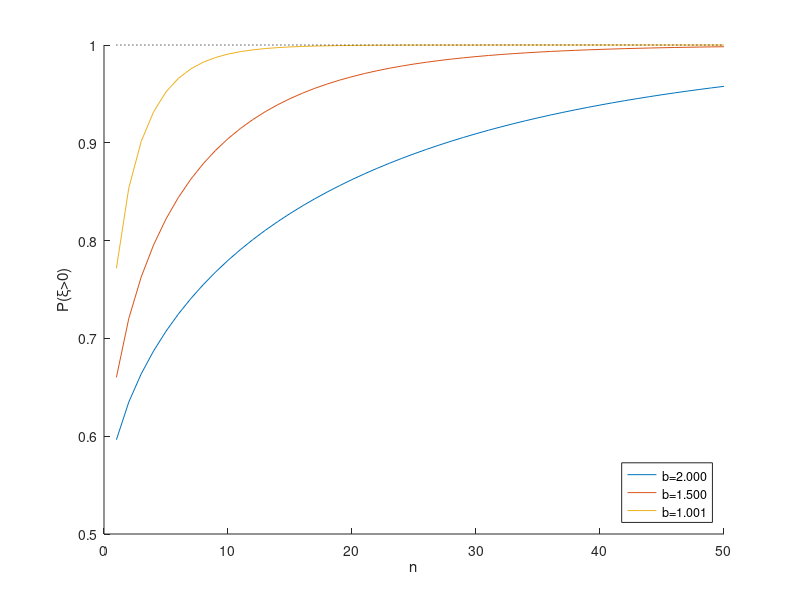

Write the MATLAB code that produced this figure.
ns = 1:50;
bs = [2 1.5 1.001];
x = @(n,b) sqrt(n./ (4 / 5 + b^4));

figure;
hold on
for b = bs
    X = x(ns, b);
    Y = normcdf(X);
    plot(ns, Y);
end

plot([ns(1) ns(end)], [1, 1], ':k');

ylabel('P(\xi>0)');
xlabel('n');
legend({sprintf('b=%.3f', bs(1)), ...
    sprintf('b=%.3f', bs(2)), sprintf('b=%.3f', bs(3))}, ...
    'Location', 'southeast');